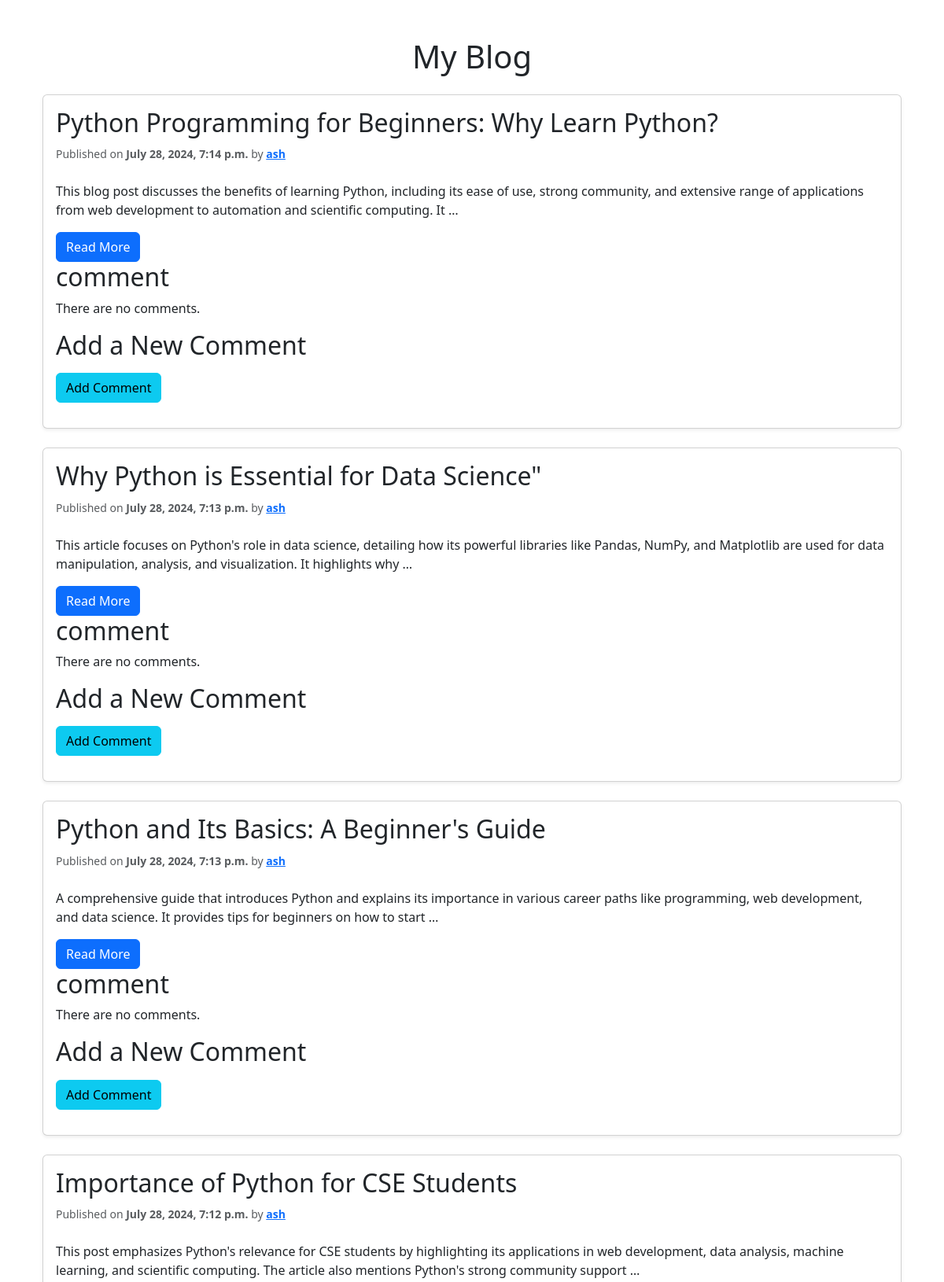
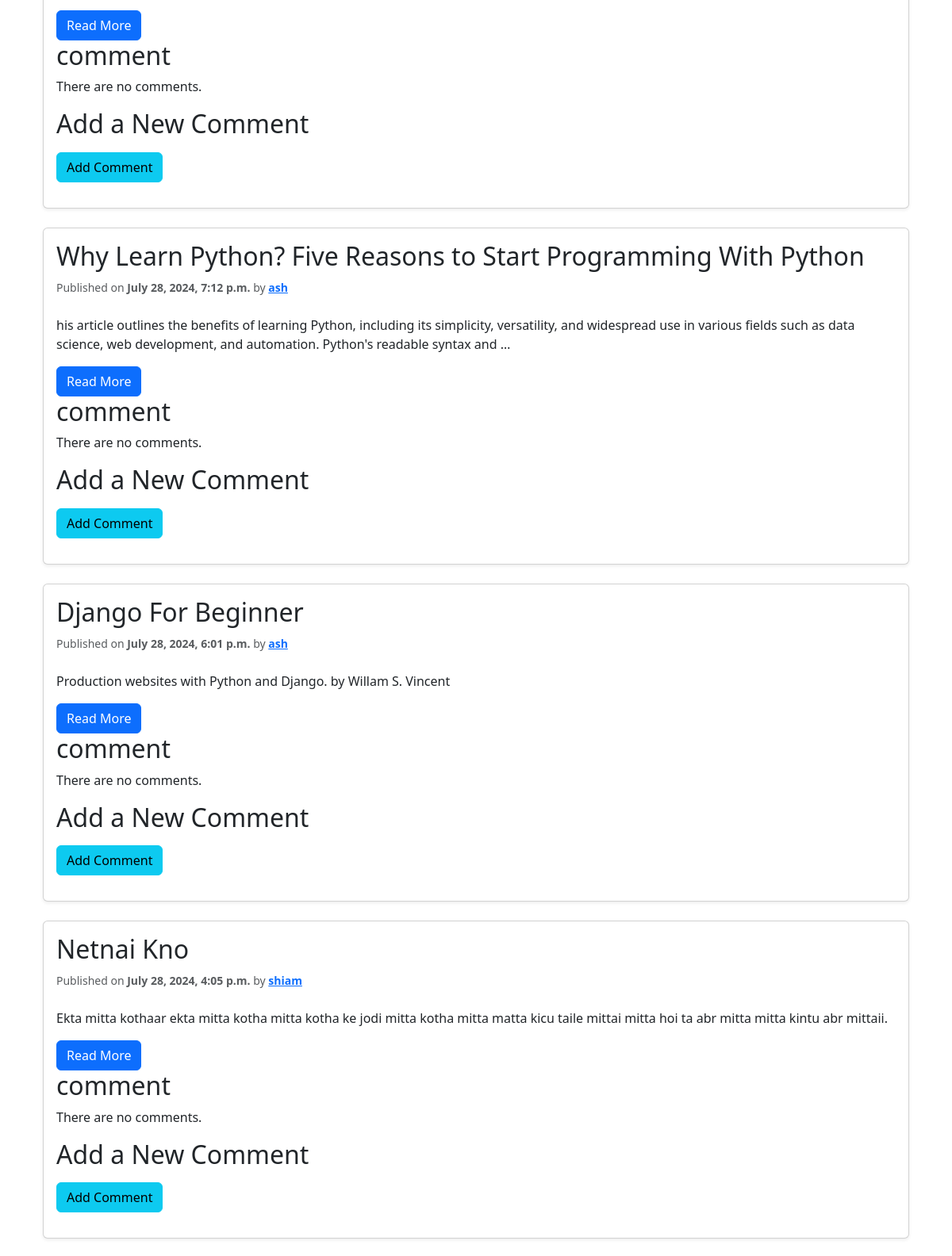
The page / (upper part) on the database its author committed (2 pictures, top to bottom).
### Blog/models.py (models this page shows, shortened)
class Post(models.Model):
    class Status(models.TextChoices):
        DRAFT = "DF", "Draft"
        PUBLISHED = "PB", "Published"
    title = models.CharField(max_length=250)
    slug = models.SlugField(
        max_length=250,
        unique_for_date='publish'
    )
    author = models.ForeignKey(
        User,
        on_delete=models.CASCADE,
        related_name="blog_posts"
    )
    body = models.TextField()
    publish = models.DateTimeField(default=timezone.now)
    created = models.DateTimeField(auto_now_add=True)
    updated = models.DateTimeField(auto_now=True)
    status = models.CharField(
        max_length=2,
        choices=Status.choices,
        default=Status.DRAFT
    )
    objects = models.Manager()
    published = PublishedManager()
    class Meta:
        ordering = ['-publish']  # Oldest to Newest.
    def get_absolute_url(self):
        return reverse("detail", kwargs={"pk": self.pk})

### Blog/views.py (the view)
# urls.py: path("", BlogListView.as_view(), name="home"),
class BlogListView(ListView):
    queryset = Post.published.all()
    template_name = "../templates/blog/post/home.html"
    paginate_by = 3
    def get_context_data(self, **kwargs):
        context = super().get_context_data(**kwargs)
        posts = Post.objects.all()
        context["posts"] = posts
        post_comments = {}
        for post in posts:
            comments = Comment.objects.filter(post=post)
            post_comments[post] = comments
        context["post_comments"] = post_comments
        return context

### templates/blog/post/home.html (shortened to what this page needs)
{% extends "blog/base.html" %}
{% block content %}
<div class="container mt-5">
    <h1 class="text-center mb-4">My Blog</h1>
    {% for post in posts %}
        <div class="card mb-4 shadow-sm">
            <div class="card-body">
                <h2 class="card-title">
                    <a href="{{ post.get_absolute_url }}" class="text-decoration-none text-dark">
                        {{ post.title }}
                    </a>
                </h2>
                <p class="card-text text-muted mb-4">
                    <small>
                         Published on
                        <span class="fw-semibold">{{ post.publish|date:"F j, Y, g:i a" }}</span> by
                        <a href="{% url 'user_posts' post.author %}" class="text-primary fw-bold">{{ post.author }}</a>
                    </small>
                </p>
                <p class="card-text">
                    {{ post.body|truncatewords:30|linebreaks }}
                </p>
                <a href="{{ post.get_absolute_url }}" class="btn btn-primary">Read More</a>
                {% with comments.count as total_comments %}
                    <h2>
                        {{ total_comments }} comment{{ total_comments|pluralize }}
                    </h2>
                {% endwith %}
                {% for comment in comments %}
                    <div class="comment">
                        <p class="info">
                            Comment {{ forloop.count }} by {{ comment.name }} {{ comment.created }}
                        </p>
                        {{ comment.body| linebreaks }}
                    </div>
                {% empty %}
                    <p>There are no comments.</p>
                {% endfor %}
                {% include "blog/post/comment_form.html" %}
            </div>
        </div>
    {% endfor %}
</div>
{% endblock %}

### templates/blog/post/comment_form.html (shortened to what this page needs)
<h2>Add a New Comment</h2>
<form action="{% url 'post_comment' post.id %}" method="post" class="mb-3">
    <button type="submit" class="btn btn-info">Add Comment</button>
</form>

### rows shown on the page
Post: title "Python Programming for Beginners: Why Learn Python?", publish "July 28, 2024, 7:14 p.m.", author "ash", body "This blog post discusses the benefits of learning Python, including its ease of use, strong community, and extensive range of applications from web development to automation and scientific computing. It …"
Post: title "Why Python is Essential for Data Science\"", publish "July 28, 2024, 7:13 p.m.", author "ash", body "This article focuses on Python's role in data science, detailing how its powerful libraries like Pandas, NumPy, and Matplotlib are used for data manipulation, analysis, and visualization. It highlights why …"
Post: title "Python and Its Basics: A Beginner's Guide", publish "July 28, 2024, 7:13 p.m.", author "ash", body "A comprehensive guide that introduces Python and explains its importance in various career paths like programming, web development, and data science. It provides tips for beginners on how to start …"
Post: title "Importance of Python for CSE Students", publish "July 28, 2024, 7:12 p.m.", author "ash", body "This post emphasizes Python's relevance for CSE students by highlighting its applications in web development, data analysis, machine learning, and scientific computing. The article also mentions Python's strong community support …"
Post: title "Why Learn Python? Five Reasons to Start Programming With Python", publish "July 28, 2024, 7:12 p.m.", author "ash", body "his article outlines the benefits of learning Python, including its simplicity, versatility, and widespread use in various fields such as data science, web development, and automation. Python's readable syntax and …"
Post: title "Django For Beginner", publish "July 28, 2024, 6:01 p.m.", author "ash", body "Production websites with Python and Django. by Willam S. Vincent"
Post: title "Netnai Kno", publish "July 28, 2024, 4:05 p.m.", author "shiam", body "Ekta mitta kothaar ekta mitta kotha mitta kotha ke jodi mitta kotha mitta matta kicu taile mittai mitta hoi ta abr mitta mitta kintu abr mittaii."
